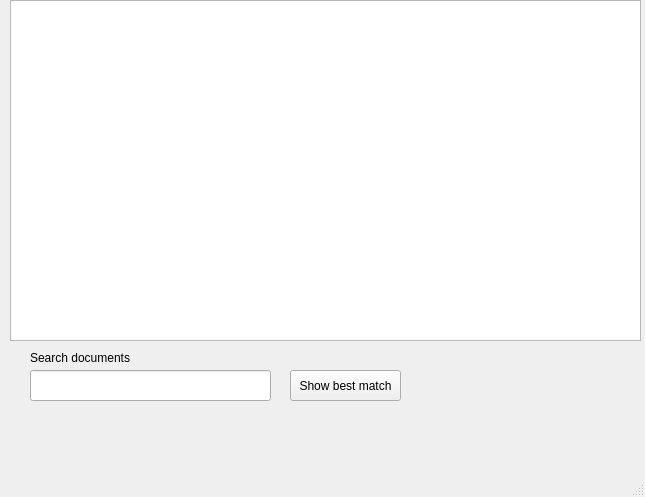
<?xml version="1.0" encoding="UTF-8"?>
<ui version="4.0">
 <class>mainWindow</class>
 <widget class="QMainWindow" name="mainWindow">
  <property name="geometry">
   <rect>
    <x>0</x>
    <y>0</y>
    <width>645</width>
    <height>497</height>
   </rect>
  </property>
  <property name="windowTitle">
   <string>mainWindow</string>
  </property>
  <widget class="QWidget" name="centralwidget">
   <widget class="QListWidget" name="documentListWidget">
    <property name="geometry">
     <rect>
      <x>10</x>
      <y>0</y>
      <width>631</width>
      <height>341</height>
     </rect>
    </property>
   </widget>
   <widget class="QLineEdit" name="matchLineEdit">
    <property name="geometry">
     <rect>
      <x>30</x>
      <y>370</y>
      <width>241</width>
      <height>31</height>
     </rect>
    </property>
   </widget>
   <widget class="QLabel" name="label">
    <property name="geometry">
     <rect>
      <x>30</x>
      <y>350</y>
      <width>121</width>
      <height>16</height>
     </rect>
    </property>
    <property name="text">
     <string>Search documents</string>
    </property>
   </widget>
   <widget class="QPushButton" name="showBestMatchButton">
    <property name="geometry">
     <rect>
      <x>290</x>
      <y>370</y>
      <width>111</width>
      <height>31</height>
     </rect>
    </property>
    <property name="text">
     <string>Show best match</string>
    </property>
   </widget>
  </widget>
  <widget class="QMenuBar" name="menubar">
   <property name="geometry">
    <rect>
     <x>0</x>
     <y>0</y>
     <width>645</width>
     <height>33</height>
    </rect>
   </property>
  </widget>
  <widget class="QStatusBar" name="statusbar"/>
 </widget>
 <resources/>
 <connections/>
</ui>
